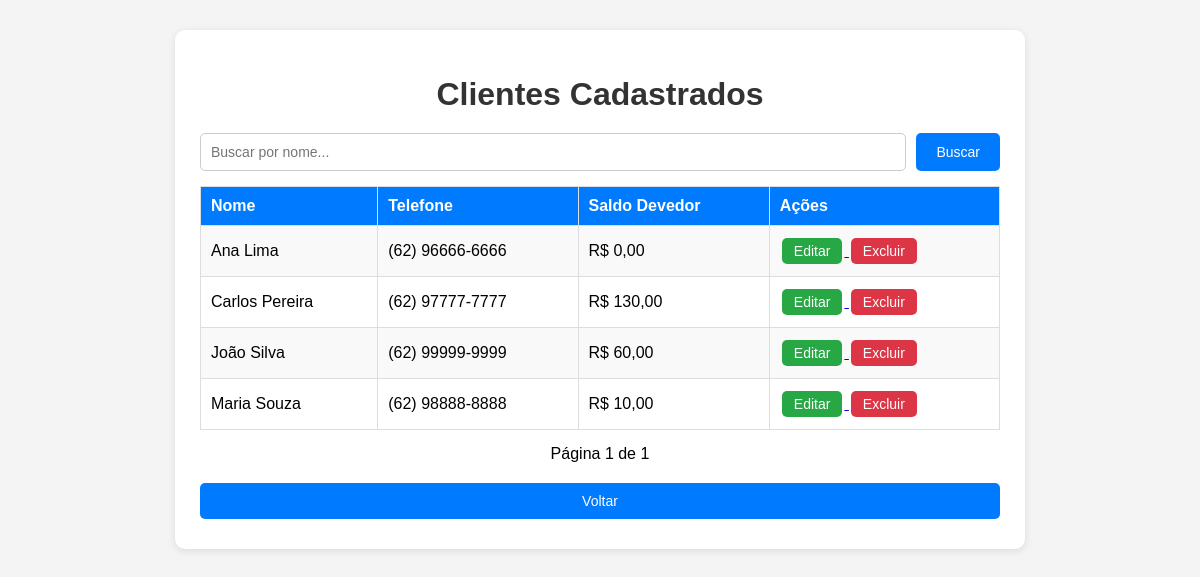
Screenshot of /listar_clientes.php (signed in) with the database file from the repository.
### tables this page shows
CREATE TABLE clientes (
    id INT AUTO_INCREMENT PRIMARY KEY,
    nome VARCHAR(100) NOT NULL,
    telefone VARCHAR(20),
    endereco VARCHAR(200),
    limite_credito DECIMAL(10,2) DEFAULT 500.00,
    criado_em DATETIME DEFAULT CURRENT_TIMESTAMP
);

### funcoes.php (called while the page is built, shortened)
<?php
function eh_admin() {
    return isset($_SESSION['usuario_nivel']) && $_SESSION['usuario_nivel'] === 'admin';
}
?>

### listar_clientes.php (the view, shortened to what this page needs)
<?php
require_once "conexao.php";
$por_pagina = 10;
$pagina     = isset($_GET['pagina']) ? (int)$_GET['pagina'] : 1;
$offset = ($pagina - 1) * $por_pagina;
$busca = isset($_GET['busca']) ? trim($_GET['busca']) : "";
if ($busca !== "") {
    $stmt_count = $conn->prepare("SELECT COUNT(*) FROM clientes WHERE nome LIKE ?");
    $like = "%" . $busca . "%";
    $stmt_count->bind_param("s", $like);
} else {
    $stmt_count = $conn->prepare("SELECT COUNT(*) FROM clientes");
}
$stmt_count->execute();
$stmt_count->bind_result($total);
$total_paginas = ceil($total / $por_pagina);
if ($busca !== "") {
    $stmt = $conn->prepare("
        SELECT c.id, c.nome, c.telefone,
               COALESCE((SELECT SUM(co.valor) FROM compras co WHERE co.cliente_id = c.id), 0)
               - COALESCE((SELECT SUM(p.valor)  FROM pagamentos p  WHERE p.cliente_id = c.id), 0)
               AS saldo_devedor
        FROM clientes c
        WHERE c.nome LIKE ?
        ORDER BY c.nome
        LIMIT ? OFFSET ?
    ");
    $like = "%" . $busca . "%";
    $stmt->bind_param("sii", $like, $por_pagina, $offset);
} else {
    $stmt = $conn->prepare("
        SELECT c.id, c.nome, c.telefone,
               COALESCE((SELECT SUM(co.valor) FROM compras co WHERE co.cliente_id = c.id), 0)
               - COALESCE((SELECT SUM(p.valor)  FROM pagamentos p  WHERE p.cliente_id = c.id), 0)
               AS saldo_devedor
        FROM clientes c
        ORDER BY c.nome
        LIMIT ? OFFSET ?
    ");
    $stmt->bind_param("ii", $por_pagina, $offset);
}
$stmt->execute();
$result = $stmt->get_result();
?>
<!DOCTYPE html>
<html>
<head>
    <link rel="stylesheet" href="css/estilo.css">
</head>
<body>
<div class="container">
    <h1>Clientes Cadastrados</h1>
    <form method="GET" action="listar_clientes.php" class="form-busca">
        <input type="text" name="busca" placeholder="Buscar por nome..."
               value="<?php echo htmlspecialchars($busca); ?>">
        <button type="submit">Buscar</button>
    </form>
    <table>
        <tr>
            <th>Nome</th>
            <th>Telefone</th>
            <th>Saldo Devedor</th>
            <th>Ações</th>
        </tr>
        <?php while ($row = $result->fetch_assoc()): ?>
        <tr>
            <td><?php echo htmlspecialchars($row['nome']); ?></td>
            <td><?php echo htmlspecialchars($row['telefone'] ?? ''); ?></td>
            <td>R$ <?php echo number_format($row['saldo_devedor'], 2, ',', '.'); ?></td>
            <td>
                <a href="editar_cliente.php?id=<?php echo $row['id']; ?>">
                    <button class="btn-editar">Editar</button>
                </a>
                <?php if (eh_admin()): ?>
                <form method="POST" action="excluir_cliente.php" style="display:inline"
                      onsubmit="return confirmarExclusao(<?php echo htmlspecialchars(json_encode($row['nome']), ENT_QUOTES); ?>)">
                    <button type="submit" class="btn-excluir">Excluir</button>
                </form>
                <?php endif; ?>
            </td>
        </tr>
        <?php endwhile; ?>
    </table>
    <div class="paginacao">
        <span>Página <?php echo $pagina; ?> de <?php echo $total_paginas ?: 1; ?></span>
    </div>
    <a href="dashboard.php"><button>Voltar</button></a>
</div>
</body>
</html>

### css/estilo.css (style rules this page uses)
body { font-family: Arial, sans-serif; background: #f4f4f4; margin: 0; padding: 0; }
.container { width: 90%; max-width: 800px; margin: 30px auto; background: white; padding: 25px; border-radius: 10px; box-shadow: 0 2px 8px rgba(0,0,0,0.1); }
h1 { text-align: center; color: #333; margin-bottom: 20px; }
input, select { width: 100%; padding: 10px; margin: 8px 0; box-sizing: border-box; border: 1px solid #ccc; border-radius: 5px; font-size: 14px; }
button { width: 100%; padding: 10px; margin: 5px 0; border: none; background: #007bff; color: white; cursor: pointer; border-radius: 5px; font-size: 14px; }
.btn-editar { background: #28a745; width: auto; padding: 5px 12px; margin: 2px; }
.btn-excluir { background: #dc3545; width: auto; padding: 5px 12px; margin: 2px; }
table { width: 100%; border-collapse: collapse; margin: 15px 0; }
table, th, td { border: 1px solid #ddd; }
th { background: #007bff; color: white; padding: 10px; text-align: left; }
td { padding: 10px; }
tr:nth-child(even) { background: #f9f9f9; }
.paginacao { display: flex; justify-content: center; align-items: center; gap: 15px; margin: 15px 0; }
.form-busca { display: flex; gap: 10px; margin-bottom: 15px; }
.form-busca input { margin: 0; flex: 1; }
.form-busca button { width: auto; padding: 10px 20px; margin: 0; }

### rows the page displays
clientes: nome "Ana Lima", telefone "(62) 96666-6666", saldo_devedor "0,00"
clientes: nome "Carlos Pereira", telefone "(62) 97777-7777", saldo_devedor "130,00"
clientes: nome "João Silva", telefone "(62) 99999-9999", saldo_devedor "60,00"
clientes: nome "Maria Souza", telefone "(62) 98888-8888", saldo_devedor "10,00"

### other values shown
$pagina "1"
$total_paginas ?: 1 "1"
